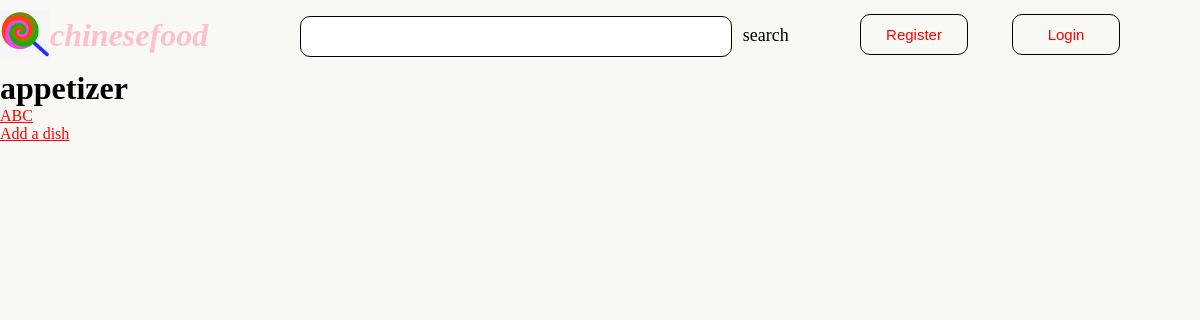
The app's page /rango/category/appetizer/, older data.
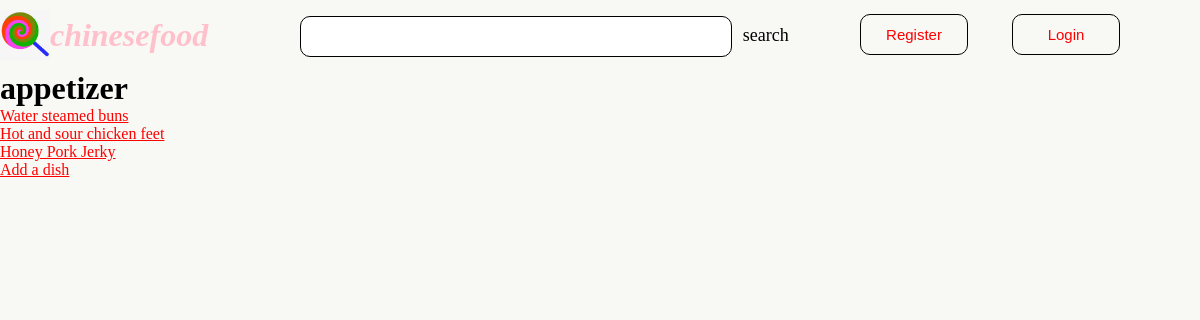
The same page, newer data.
### rango/models.py (models this page shows, shortened)
class Dish(models.Model):
    category = models.ForeignKey(Category, on_delete=models.CASCADE)
    dish = models.CharField(max_length=128, unique=True)
    url = models.URLField()
    likes = models.IntegerField(default=0)
    class Meta:
        verbose_name_plural = 'Dishes'

### rango/views.py (the view)
# urls.py: path('category/<slug:category_name_slug>/', views.show_category, name='show_category'),
def show_category(request, category_name_slug):
    context_dict = {}
    try:
        category = Category.objects.get(slug=category_name_slug)
        dishes = Dish.objects.filter(category=category)
        context_dict['dishes'] = dishes
        context_dict['category'] = category
    except Category.DoesNotExist:
        context_dict['category'] = None
        context_dict['pages'] = None
    return render(request, 'rango/category.html', context_dict)

### templates/rango/category.html (shortened to what this page needs)
<!DOCTYPE html>
{% load staticfiles %}
<html lang="en">
<head>
    <link rel="stylesheet" type="text/css" href="{% static 'css/homepage.css' %}">
</head>
<body>
    <div class="w header">
    <div class="logo f">
        <img  class="f" src="{% static 'images/t.jpg' %}" alt="" height="50">
        <h1 class="f"><i>chinesefood</i></h1>
    </div>
    <div class="search f">
        <input type="search"><span>search</span>
    </div>
    <div class="login f">
        {% if user.is_authenticated %}
            hello {{ user.username }}!
            <button>
                <a class="a2" href="{% url 'rango:logout' %}">Logout</a>
            </button>
        {% else %}
            <button>
                <a class="a2" href="{% url 'rango:register' %}">Register</a>
            </button>
            <button>
                 <a class="a2" href="{% url 'rango:login' %}">Login</a>
            </button>
        {% endif %}
    </div>
</div>
    {% if category %}
        <h1>{{ category.category }}</h1>
        {% if dishes %}
            <ul>
                {% for dish in dishes %}
                    <li><a href="{{ dish.url }}">{{ dish.dish }}</a> </li>
                {% endfor %}
            </ul>
        {% else %}
            <strong>No dishes currently in category</strong>
        {% endif %}
    {% else %}
        This category does not exist.
    {% endif %}
    <div>
        <a href="/rango/category/{{ category.slug}}/add_dish/">Add a dish</a><br />
    </div>
</body>
</html>

Row changes from the older to the newer data that the page shows:
removed Dish: dish "ABC"
added Dish: dish "Water steamed buns"
added Dish: dish "Hot and sour chicken feet"
added Dish: dish "Honey Pork Jerky"
